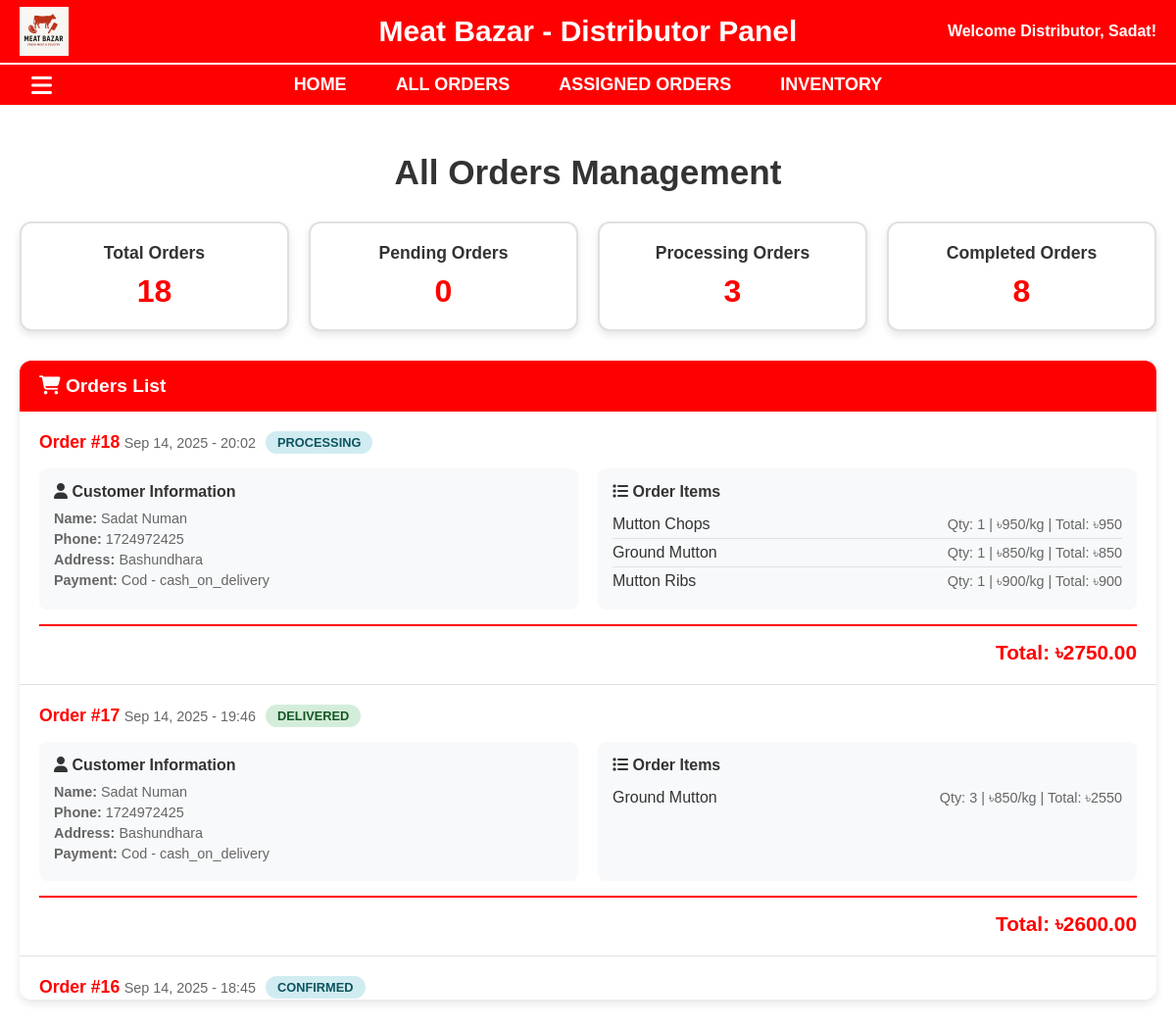
Page /distributor/all_orders.php (signed in) on the committed database.
### tables this page shows
CREATE TABLE `orders` (
  `id` int(11) NOT NULL,
  `customer_name` varchar(100) NOT NULL,
  `customer_phone` varchar(15) NOT NULL,
  `customer_address` text NOT NULL,
  `items` longtext NOT NULL CHECK (json_valid(`items`)),
  `subtotal` decimal(10,2) NOT NULL,
  `delivery_fee` decimal(10,2) NOT NULL,
  `total_amount` decimal(10,2) NOT NULL,
  `payment_type` enum('cod','online') NOT NULL,
  `payment_method` varchar(50) NOT NULL,
  `order_status` enum('pending','confirmed','processing','delivered','cancelled') DEFAULT 'pending',
  `created_at` timestamp NOT NULL DEFAULT current_timestamp(),
  `updated_at` timestamp NOT NULL DEFAULT current_timestamp() ON UPDATE current_timestamp(),
  `assigned_distributor` varchar(50) DEFAULT NULL,
  `assigned_at` timestamp NULL DEFAULT NULL,
  `last_status_update` timestamp NULL DEFAULT NULL
);

### distributor/all_orders.php (the view, shortened to what this page needs)
<?php
include __DIR__ . '/../includes/db.php';
$orders = [];
try {
    $sql = "SELECT * FROM orders ORDER BY created_at DESC";
    $result = $conn->query($sql);
    if ($result) {
        while ($row = $result->fetch_assoc()) {
            $orders[] = $row;
        }
    } else {
        $error_message = "Error fetching orders: " . $conn->error;
    }
} catch (Exception $e) {
    $error_message = "Error fetching orders: " . $e->getMessage();
}
?>
<!DOCTYPE html>
<html lang="en">
<head>
    <link rel="stylesheet" href="https://cdnjs.cloudflare.com/ajax/libs/font-awesome/6.5.0/css/all.min.css">
</head>
<body>
    <div class="header">
        <img src="../assets/images/logo.png" alt="Logo">
        <h1>Meat Bazar - Distributor Panel</h1>
        <h4>Welcome Distributor, <?php echo htmlspecialchars($_SESSION['full_name']); ?>!</h4>
    </div>
    <div class="gap"></div>
    <div class="nav">
        <label for="check"><i class="fa fa-bars menu-toggle"></i></label>
        <a href="distributor_dashboard.php">Home</a>
        <a href="all_orders.php">All Orders</a>
        <a href="assigned_orders.php">Assigned Orders</a>
        <a href="distributor_inventory.php">Inventory</a>
    </div>
    <div class="container">
        <div class="content">
            <div class="orders-container">
                <h2 class="page-title">All Orders Management</h2>
                <div class="orders-stats">
                    <div class="stat-card">
                        <h3>Total Orders</h3>
                        <p class="number"><?php echo count($orders); ?></p>
                    </div>
                    <div class="stat-card">
                        <h3>Pending Orders</h3>
                        <p class="number"><?php echo count(array_filter($orders, function ($order) {
                                                return $order['order_status'] === 'pending';
                                            })); ?></p>
                    </div>
                    <div class="stat-card">
                        <h3>Processing Orders</h3>
                        <p class="number"><?php echo count(array_filter($orders, function ($order) {
                                                return $order['order_status'] === 'processing';
                                            })); ?></p>
                    </div>
                    <div class="stat-card">
                        <h3>Completed Orders</h3>
                        <p class="number"><?php echo count(array_filter($orders, function ($order) {
                                                return $order['order_status'] === 'delivered';
                                            })); ?></p>
                    </div>
                </div>
                <div class="orders-table">
                    <div class="table-header">
                        <i class="fa fa-shopping-cart"></i> Orders List
                    </div>
                    <div class="orders-list">
                        <?php if (empty($orders)): ?>
                            <div class="no-orders">
                                <i class="fa fa-shopping-cart"></i>
                                <h3>No Orders Found</h3>
                                <p>There are currently no orders in the system.</p>
                            </div>
                        <?php else: ?>
                            <?php foreach ($orders as $order): ?>
                                <div class="order-item">
                                    <div class="order-header">
                                        <div>
                                            <span class="order-id">Order #<?php echo htmlspecialchars($order['id']); ?></span>
                                            <span class="order-date"><?php echo date('M d, Y - H:i', strtotime($order['created_at'])); ?></span>
                                        </div>
                                        <span class="order-status status-<?php echo htmlspecialchars($order['order_status']); ?>">
                                            <?php echo htmlspecialchars(ucfirst($order['order_status'])); ?>
                                        </span>
                                    </div>
                                    <div class="order-details">
                                        <div class="customer-info">
                                            <h4><i class="fa fa-user"></i> Customer Information</h4>
                                            <p><strong>Name:</strong> <?php echo htmlspecialchars($order['customer_name']); ?></p>
                                            <p><strong>Phone:</strong> <?php echo htmlspecialchars($order['customer_phone']); ?></p>
                                            <p><strong>Address:</strong> <?php echo htmlspecialchars($order['customer_address']); ?></p>
                                            <p><strong>Payment:</strong> <?php echo htmlspecialchars(ucfirst($order['payment_type']) . ' - ' . $order['payment_method']); ?></p>
                                        </div>
                                        <div class="order-items">
                                            <h4><i class="fa fa-list"></i> Order Items</h4>
                                            <div class="item-list">
                                                <?php
                                                $order_items = json_decode($order['items'], true);
                                                if ($order_items && is_array($order_items)):
                                                ?>
                                                    <?php foreach ($order_items as $item): ?>
                                                        <div class="item">
                                                            <div class="item-name"><?php echo htmlspecialchars($item['name'] ?? 'Unknown Item'); ?></div>
                                                            <div class="item-details">
                                                                Qty: <?php echo htmlspecialchars($item['quantity'] ?? '0'); ?> |
                                                                ৳<?php echo htmlspecialchars($item['price'] ?? '0'); ?>/kg |
                                                                Total: ৳<?php echo htmlspecialchars($item['total'] ?? '0'); ?>
                                                            </div>
                                                        </div>
                                                    <?php endforeach; ?>
                                                <?php else: ?>
                                                    <p>Items data: <?php echo htmlspecialchars($order['items']); ?></p>
                                                    <p>JSON Error: <?php echo json_last_error_msg(); ?></p>
                                                    <p>No items found or invalid JSON format</p>
                                                <?php endif; ?>
                                            </div>
                                        </div>
                                    </div>
                                    <div class="order-total">
                                        <span class="total-amount">Total: ৳<?php echo htmlspecialchars($order['total_amount']); ?></span>
                                    </div>
                                </div>
                            <?php endforeach; ?>
                        <?php endif; ?>
                    </div>
                </div>
            </div>
        </div>
    </div>
</body>
</html>

### distributor/all_orders.php (style rules this page uses)
:root { --HEADER-H: 65px; --GAP-H: 2px; --NAV-H: 45px; --SIDEBAR-W: 220px; }
* { box-sizing: border-box }
body { margin: 0; font-family: Arial, sans-serif; background-color: white; }
.header { background-color: red; color: white; display: flex; align-items: center; justify-content: center; padding: 15px 20px; position: fixed; top: 0; left: 0; width: 100%; z-index: 1000; }
.header img { position: absolute; left: 20px; height: 50px; }
.header h1 { margin: 0; font-size: 30px; font-weight: bold; }
.header h4 { margin: 0; position: absolute; right: 20px; top: 50%; transform: translateY(-50%); }
.gap { background-color: white; height: 2px; position: fixed; top: var(--HEADER-H); left: 0; width: 100%; z-index: 999; }
.nav { background-color: #FF0000; display: flex; align-items: center; justify-content: center; padding: 10px 0; position: fixed; top: calc(var(--HEADER-H) + var(--GAP-H)); left: 0; width: 100%; z-index: 998; }
.nav a { color: white; text-decoration: none; margin: 0 25px; font-size: 18px; font-weight: bold; text-transform: uppercase; }
.menu-toggle { position: absolute; left: 32px; top: 50%; transform: translateY(-50%); font-size: 24px; color: white; cursor: pointer; }
.container { position: relative; }
.content { flex: 1; padding: 20px; margin-left: 0; transition: margin-left .4s ease; margin-top: calc(var(--HEADER-H) + var(--GAP-H) + var(--NAV-H)); }
.page-title { color: #333; font-size: 2.2em; text-align: center; margin-bottom: 30px; }
.orders-container { max-width: 1200px; margin: 0 auto; }
.orders-stats { display: grid; grid-template-columns: repeat(auto-fit, minmax(200px, 1fr)); gap: 20px; margin-bottom: 30px; }
.stat-card { background: white; border: 2px solid #e0e0e0; border-radius: 12px; padding: 20px; text-align: center; box-shadow: 0 4px 8px rgba(0, 0, 0, 0.1); }
.stat-card h3 { margin: 0 0 10px 0; color: #333; font-size: 1.1em; }
.stat-card .number { font-size: 2em; font-weight: bold; color: #FF0000; margin: 0; }
.orders-table { background: white; border-radius: 12px; box-shadow: 0 4px 8px rgba(0, 0, 0, 0.1); overflow: hidden; margin-top: 20px; }
.table-header { background: #FF0000; color: white; padding: 15px 20px; font-size: 1.2em; font-weight: bold; }
.orders-list { max-height: 600px; overflow-y: auto; }
.order-item { border-bottom: 1px solid #e0e0e0; padding: 20px; transition: background-color 0.3s ease; }
.order-header { display: flex; justify-content: between; align-items: center; margin-bottom: 15px; flex-wrap: wrap; gap: 10px; }
.order-id { font-weight: bold; color: #FF0000; font-size: 1.1em; }
.order-date { color: #666; font-size: 0.9em; }
.order-status { padding: 4px 12px; border-radius: 20px; font-size: 0.8em; font-weight: bold; text-transform: uppercase; }
.status-processing { background-color: #d1ecf1; color: #0c5460; }
.status-confirmed { background-color: #d1ecf1; color: #0c5460; }
.status-delivered { background-color: #d4edda; color: #155724; }
.order-details { display: grid; grid-template-columns: 1fr 1fr; gap: 20px; margin-top: 15px; }
.customer-info { background-color: #f8f9fa; padding: 15px; border-radius: 8px; }
.customer-info h4 { margin: 0 0 10px 0; color: #333; font-size: 1em; }
.customer-info p { margin: 5px 0; color: #666; font-size: 0.9em; }
.order-items { background-color: #f8f9fa; padding: 15px; border-radius: 8px; }
.order-items h4 { margin: 0 0 10px 0; color: #333; font-size: 1em; }
.item-list { max-height: 150px; overflow-y: auto; }
.item { display: flex; justify-content: space-between; align-items: center; padding: 5px 0; border-bottom: 1px solid #dee2e6; }
.item:last-child { border-bottom: none; }
.item-name { font-weight: 500; color: #333; }
.item-details { color: #666; font-size: 0.9em; }
.order-total { text-align: right; margin-top: 15px; padding-top: 15px; border-top: 2px solid #FF0000; }
.total-amount { font-size: 1.3em; font-weight: bold; color: #FF0000; }

### rows in the picture
orders: id "18", created_at "Sep 14, 2025 - 20:02", order_status "PROCESSING", customer_name "Sadat Numan", customer_phone "1724972425", customer_address "Bashundhara", payment_type+payment_method "Cod - cash_on_delivery", name "Mutton Chops", quantity "1", price "950", total "950", name "Ground Mutton", price "850", total "850", name "Mutton Ribs", price "900", total "900", total_amount "2750.00"
orders: id "17", created_at "Sep 14, 2025 - 19:46", order_status "DELIVERED", customer_name "Sadat Numan", customer_phone "1724972425", customer_address "Bashundhara", payment_type+payment_method "Cod - cash_on_delivery", name "Ground Mutton", quantity "3", price "850", total "2550", total_amount "2600.00"
orders: id "16", created_at "Sep 14, 2025 - 18:45", order_status "CONFIRMED"

### other values in the picture
$_SESSION['full_name'] "Sadat"
count($orders) "18"
